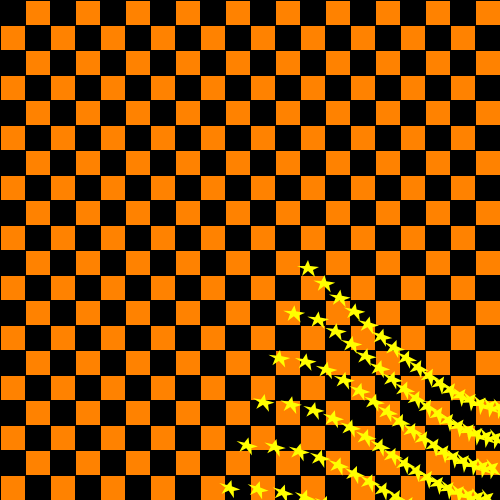
Frame 1 (no input)
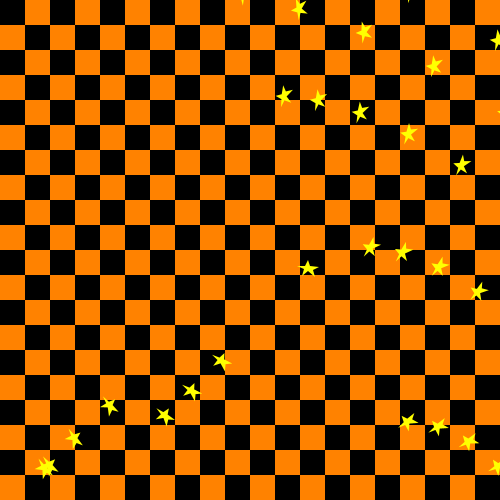
Frame 60 (the mouse pressed at the canvas centre just before this capture)
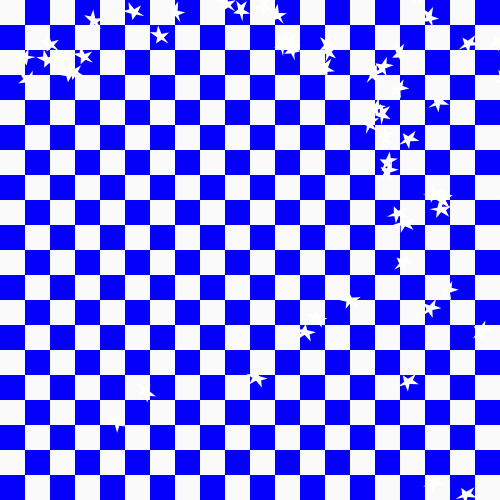
Frame 120 (the mouse held since frame 60 and released just before this capture)

The Processing sketch that drew these frames (run headless with seeded random() and noise(); from frame 60 on, the mouse is pressed at the canvas centre):

// Processing sketch: processing_2953
// ── processing_2953.pde


int esp = 30; 
int a,b,ac,bc;

void setup(){
  size(500,500);
}


//"tablero"
void draw(){

  for(int j=0 ; j<20 ; j++){

    for(int i=0 ; i<20 ; i++){

      if( (i+j) % 2 == 0 ){ //cuadrados negros

        fill(ac+mouseY,bc+mouseY,mouseX);
        ellipse(a+10,b+10,30,30);

      }

      else{

        fill(255-(ac+mouseY),130-(bc+mouseY),mouseX);//cambio de color por movimiento del mouse
        ellipse(a+5,b+5,15,15);
      }
      rect( i * 25 , j * 25 , 25 , 25 );

    }

  }

  for (int y = 0; y < height; y += esp){
    for (int x = 0; x < width; x += esp){
      helice(x, y);
    }
  }
}

void helice(int _x, int _y){
  float d = dist(mouseX, mouseY, _x, _y);
  pushMatrix(); // 
  translate(_x, _y);
  rotate(d * millis()*0.000008); 
  fill(255-ac,255-bc,(mouseX+mouseY)/2);
  noStroke();
  beginShape();//estrella
  vertex(308, 260);
  vertex(305, 266);
  vertex(297, 266);
  vertex(304, 269);
  vertex(302, 276);
  vertex(308, 271);
  vertex(315, 277);
  vertex(313, 270);
  vertex(319, 267);
  vertex(310, 266);
  endShape(CLOSE);


  popMatrix();
}
